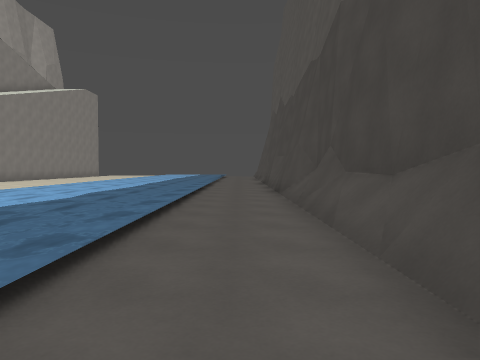
view 1 (above)

24 first-person views from a walk through a 3-D level made in the Godot game engine. The camera is 1.3 m above the floor, tilts 2° down and sees 70° across. The floor is counted in squares, 2 m on a side. Each view is taken from the middle of a square. On the plan, view 1 faces up. The plan holds only what a view shows up to about 10 squares ahead; the rest is blank. The place goes on beyond the plan. Characters and animated objects are not drawn. Surface patterns are stand-ins for the level's own textures.

view 2
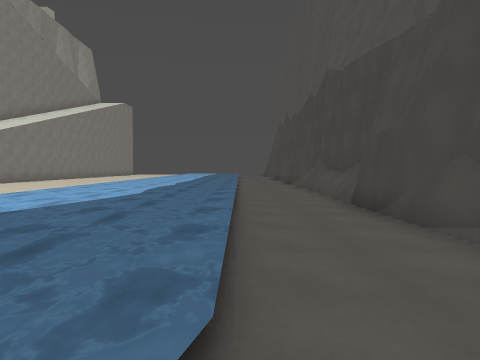

view 3
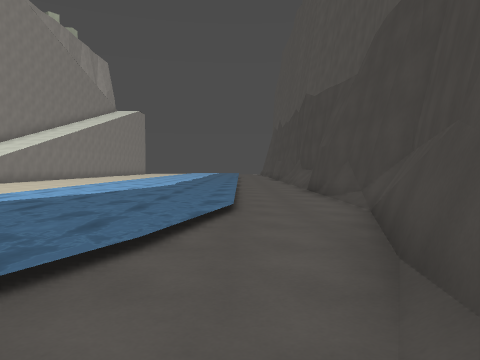

view 4
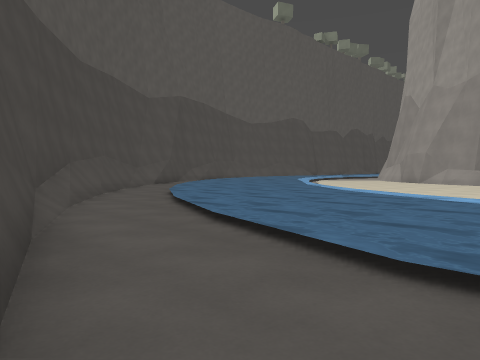

view 5
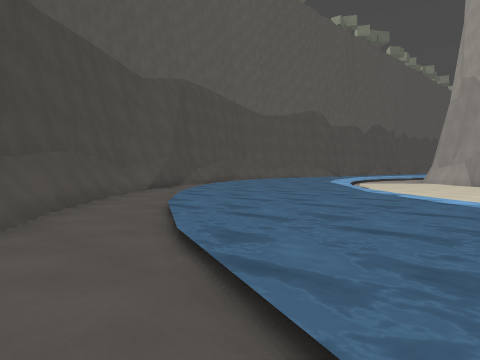

view 6
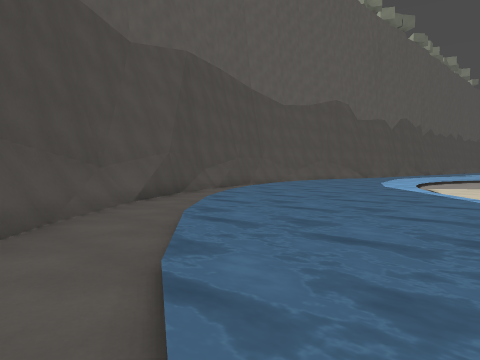

view 7
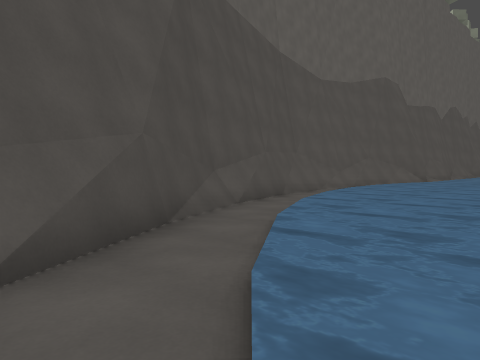

view 8
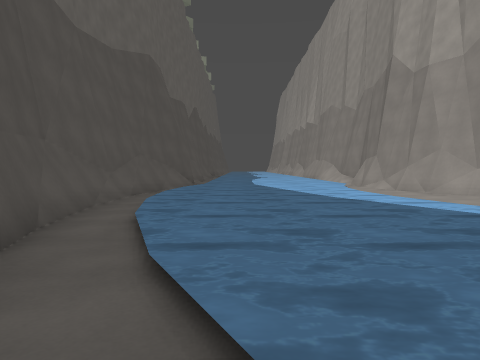

view 9
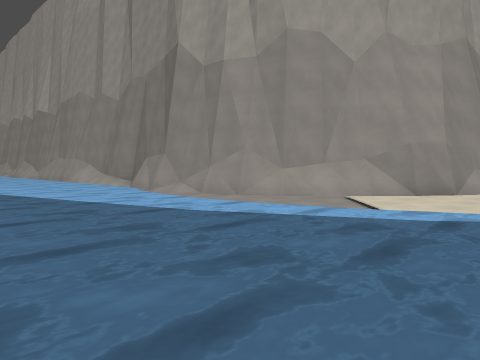

view 10
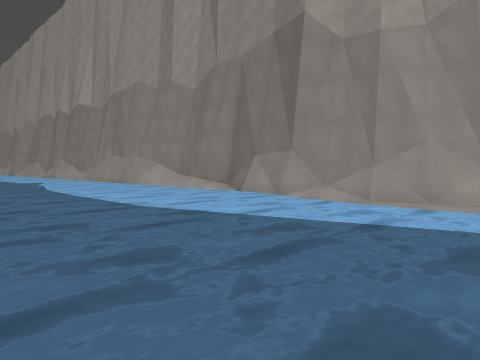

view 11
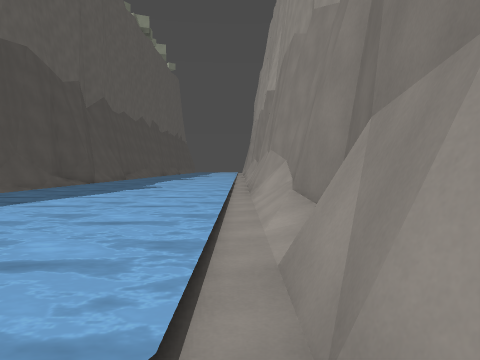

view 12
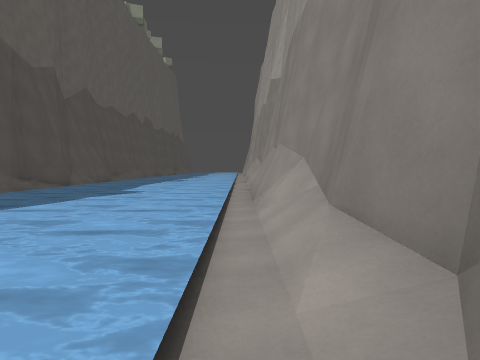

view 13
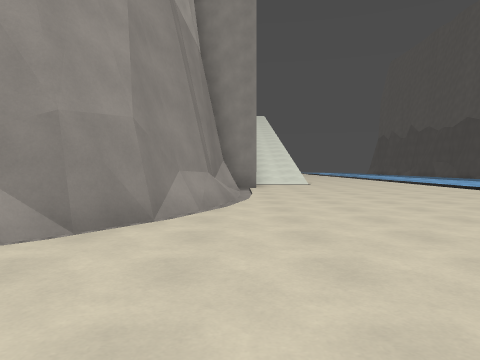

view 14
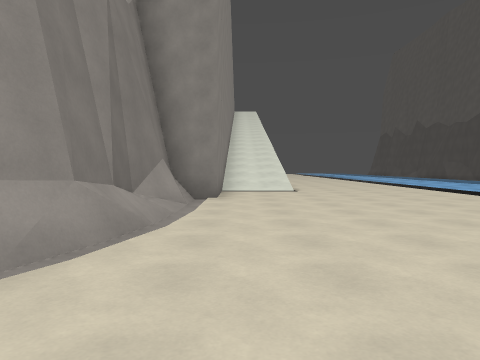

view 15
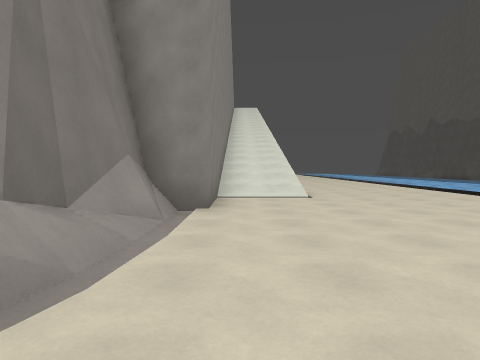

view 16
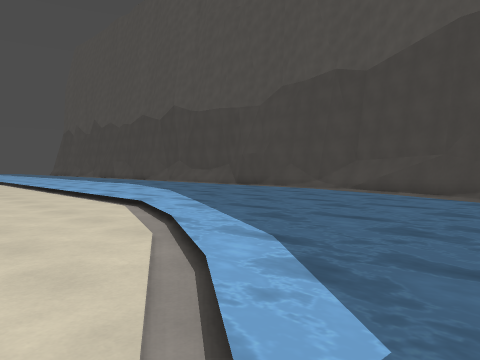

view 17
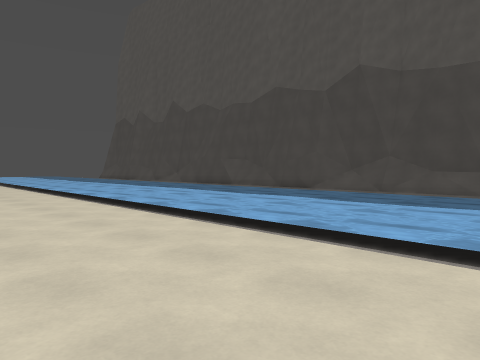

view 18
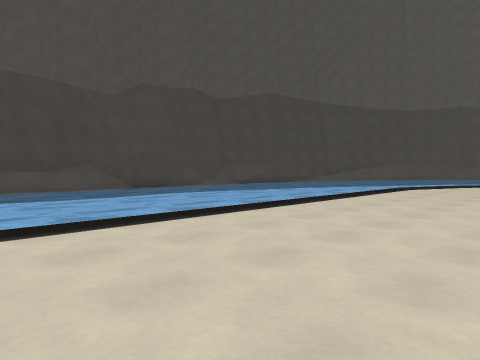

view 19
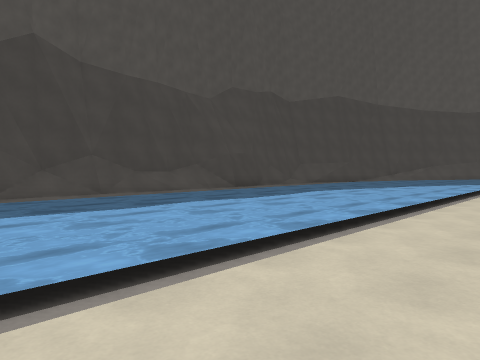

view 20
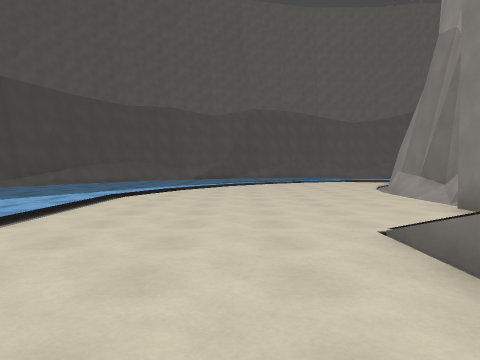

view 21
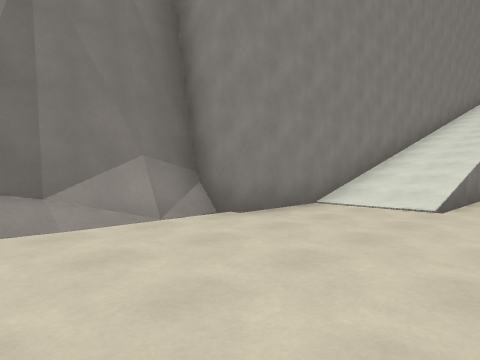

view 22
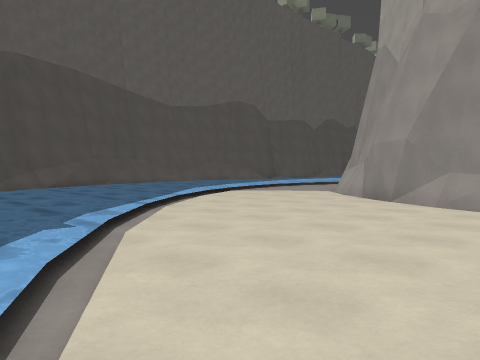

view 23
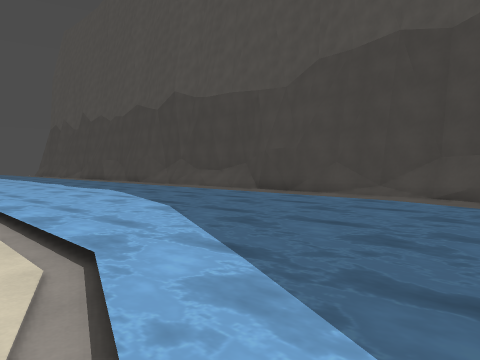

view 24
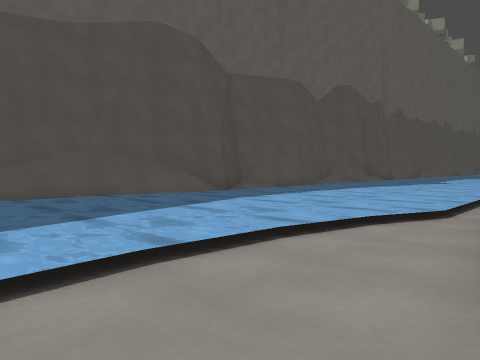

### Floor plan
Key: @ floor where view 1 was taken; # wall or solid block; . floor; / step, stairs or slope; ~ water the walk can cross; v drop or lower ground.
Columns run from 32 left of view 1 to 2 right of it. Each row starts with its distance up from view 1.
 10                         ..~~~~~..#
  9                         ..~~~~~..##
  8                         ..~~~~~...#
  7                       ....~~~~~...#
  6                     //....~~~~~..##
  5                     //....~~~~~..##
  4                     //....~~~~~..##
  3                     //....~~~~~...#
  2                     //....~~~~~..##
  1                     //....~~~~~..#
  0                     ......~~~~~.@#
 -1                     ......~~~~~..##
 -2                   v#......~~~~~...#
 -3                   #/......~~~~~...#
 -4                   #/......~~~~~..##
 -5                  v#/......~~~~~..#
 -6                  v#.......~~~~~..#
 -7                 vv#......~~~~~..##
 -8                vv#/.....~~~~~~..#
 -9               vv##......~~~~~...#
-10 vvvvvvv  vvvvvv##......~~~~~~..##
-11 ###############......~~~~~~~..##
-12 ....................~~~~~~~..##
-13 ~~~~~~~~~~~~~~..~~~~~~~~~~...#
-14 ~~~~~~~~~~~~~~~~~~~~~~~~~..###
-15 ~~~~~~~~~~~~~~~~~~~~~~~~..##
-16 ~~~~~~~~~~~~~~~~~~~~~~...##
-17 ~~~~~~  ~~~~~~~~~~~~...###
-18 ###//    /###.......####
-19            ##########

Where each view was taken, in squares from view 1:
view 1: 0 up, 0 right, facing up
view 2: 5 down, 1 left, facing up
view 3: 9 down, 1 left, facing up
view 4: 3 down, 1 right, facing down-left
view 5: 6 down, 1 left, facing down-left
view 6: 9 down, 3 left, facing down-left
view 7: 13 down, 6 left, facing down-left
view 8: 16 down, 9 left, facing left
view 9: 17 down, 12 left, facing up-left
view 10: 18 down, 16 left, facing up-left
view 11: 12 down, 20 left, facing left
view 12: 12 down, 22 left, facing left
view 13: 12 down, 13 left, facing up
view 14: 9 down, 12 left, facing up
view 15: 7 down, 12 left, facing up
view 16: 9 down, 9 left, facing up-right
view 17: 2 up, 9 left, facing up-right
view 18: 7 up, 10 left, facing down-right
view 19: 10 up, 8 left, facing down-right
view 20: 4 up, 9 left, facing down
view 21: 5 down, 9 left, facing up-left
view 22: 5 down, 7 left, facing down-left
view 23: 6 down, 7 left, facing up-right
view 24: 11 down, 16 left, facing down-left
